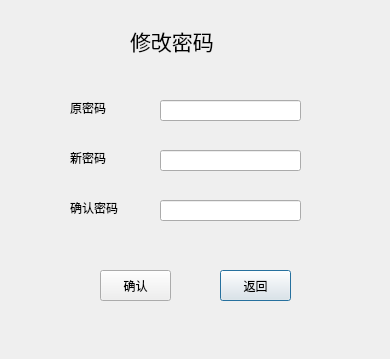
<?xml version="1.0" encoding="UTF-8"?>
<ui version="4.0">
 <class>ReviseDialog</class>
 <widget class="QDialog" name="ReviseDialog">
  <property name="geometry">
   <rect>
    <x>0</x>
    <y>0</y>
    <width>390</width>
    <height>359</height>
   </rect>
  </property>
  <property name="windowTitle">
   <string>Dialog</string>
  </property>
  <widget class="QLabel" name="label_4">
   <property name="geometry">
    <rect>
     <x>130</x>
     <y>20</y>
     <width>111</width>
     <height>41</height>
    </rect>
   </property>
   <property name="font">
    <font>
     <family>微软雅黑</family>
     <pointsize>16</pointsize>
    </font>
   </property>
   <property name="text">
    <string>修改密码</string>
   </property>
  </widget>
  <widget class="QLineEdit" name="pwdconf_line">
   <property name="geometry">
    <rect>
     <x>160</x>
     <y>200</y>
     <width>141</width>
     <height>21</height>
    </rect>
   </property>
   <property name="text">
    <string/>
   </property>
   <property name="echoMode">
    <enum>QLineEdit::Password</enum>
   </property>
  </widget>
  <widget class="QLineEdit" name="old_line">
   <property name="geometry">
    <rect>
     <x>160</x>
     <y>100</y>
     <width>141</width>
     <height>21</height>
    </rect>
   </property>
   <property name="text">
    <string/>
   </property>
   <property name="echoMode">
    <enum>QLineEdit::Password</enum>
   </property>
  </widget>
  <widget class="QLabel" name="label_3">
   <property name="geometry">
    <rect>
     <x>70</x>
     <y>200</y>
     <width>68</width>
     <height>15</height>
    </rect>
   </property>
   <property name="text">
    <string>确认密码</string>
   </property>
  </widget>
  <widget class="QLabel" name="label_5">
   <property name="geometry">
    <rect>
     <x>70</x>
     <y>150</y>
     <width>68</width>
     <height>15</height>
    </rect>
   </property>
   <property name="text">
    <string>新密码</string>
   </property>
  </widget>
  <widget class="QPushButton" name="back_button">
   <property name="geometry">
    <rect>
     <x>220</x>
     <y>270</y>
     <width>71</width>
     <height>31</height>
    </rect>
   </property>
   <property name="text">
    <string>返回</string>
   </property>
  </widget>
  <widget class="QLabel" name="label">
   <property name="geometry">
    <rect>
     <x>70</x>
     <y>100</y>
     <width>68</width>
     <height>15</height>
    </rect>
   </property>
   <property name="text">
    <string>原密码</string>
   </property>
  </widget>
  <widget class="QPushButton" name="confirm_button">
   <property name="geometry">
    <rect>
     <x>100</x>
     <y>270</y>
     <width>71</width>
     <height>31</height>
    </rect>
   </property>
   <property name="text">
    <string>确认</string>
   </property>
  </widget>
  <widget class="QLineEdit" name="new_line">
   <property name="geometry">
    <rect>
     <x>160</x>
     <y>150</y>
     <width>141</width>
     <height>21</height>
    </rect>
   </property>
   <property name="text">
    <string/>
   </property>
   <property name="echoMode">
    <enum>QLineEdit::Password</enum>
   </property>
  </widget>
 </widget>
 <resources/>
 <connections/>
</ui>
